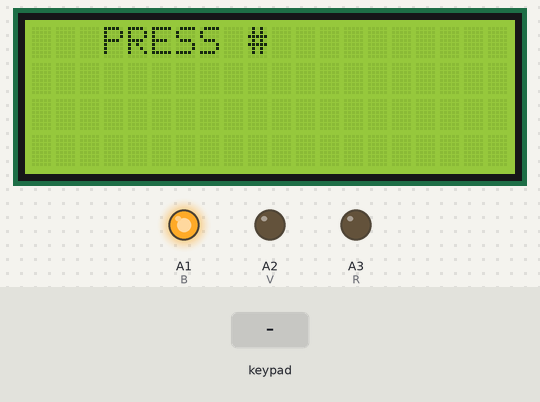
A sketch run on a simulated Arduino Uno, built with avr-gcc and run on an emulated ATmega328P. On the bench: 20×4 character LCD, output pins drawn as LEDs (lit = HIGH). Dashed ring = blinking. Inputs (shaded band) come from the test bench. EEPROM starts erased; pins used as bus, display or sensor lines are not drawn; what the sketch prints to the serial monitor is not drawn.

Above: at 3.3 s.
3.4 s: key '#' pressed
At 4.9 s:
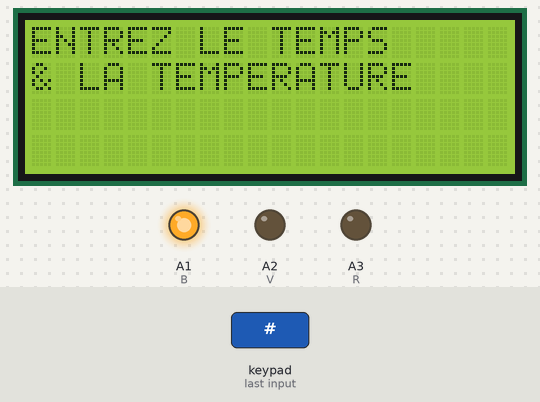
6.4 s: keypad keys 1 3 1 2 1 1 1 0 * pressed 0.4 s apart
At 11.4 s:
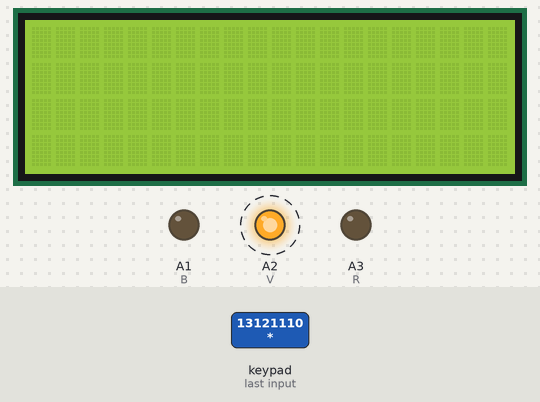
14.5 s: key 'A' pressed
17.5 s: keypad keys 9 8 7 6 # pressed 0.4 s apart
At 22.3 s:
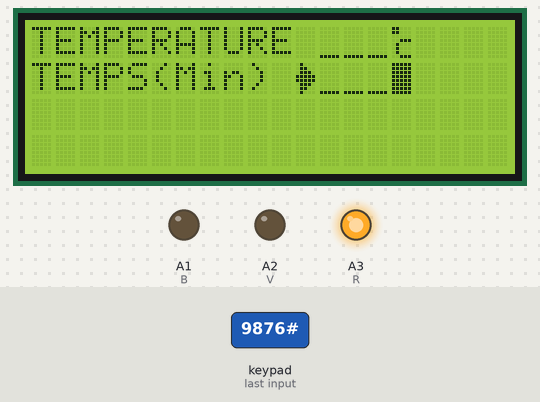
22.5 s: keypad keys 1 3 1 2 1 1 1 0 D pressed 0.4 s apart
At 26.9 s:
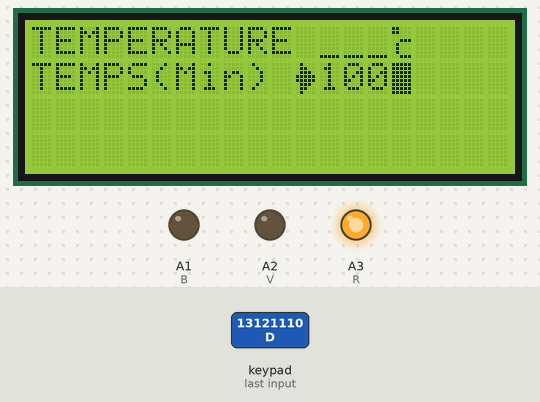
27.6 s: key '*' pressed
At 29.2 s:
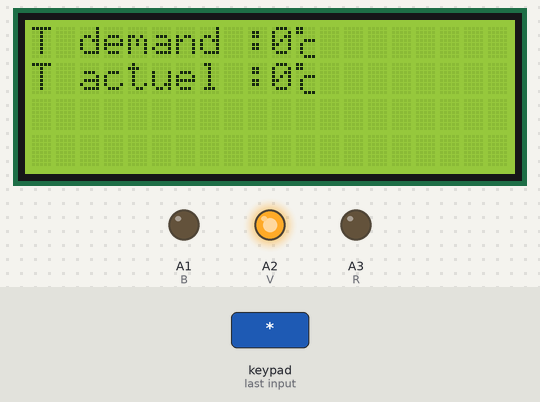
Timing chart, 0 to 30.7 s (numbered marks = the images above; inputs shaded):
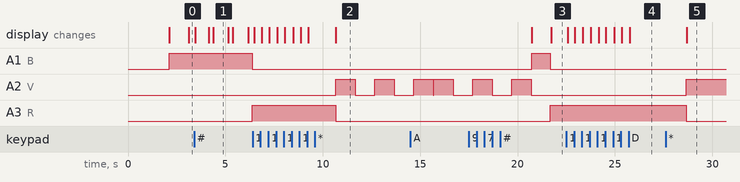

The sketch:

controle_temperature_four.ino
```cpp
#include <EEPROM.h>
#include <Keypad.h>
#include <Wire.h>
#include <LiquidCrystal_I2C.h>
LiquidCrystal_I2C lcd(0x27, 20, 4);
const byte ROWS = 4; //four rows
const byte COLS = 4; //four columns
char hexaKeys[ROWS][COLS] = {
  {'1','2','3','A'},
  {'4','5','6','B'},
  {'7','8','9','C'},
  {'*','0','#','D'}
};
byte rowPins[ROWS] = {13, 12, 11, 10}; //connect to the row pinouts of the keypad
byte colPins[COLS] = {9, 8, 7,6}; //connect to the column pinouts of the keypad
Keypad customKeypad = Keypad( makeKeymap(hexaKeys), rowPins, colPins, ROWS, COLS);
#define relais 9
#define buz 10
#define B A1
#define V A2
#define R A3
int temp_min;
byte customChar[] = {
  B11000,
  B11000,
  B00000,
  B00111,
  B01000,
  B01000,
  B01000,
  B00111
};
byte customChar1[] = {
  B11111,
  B11111,
  B11111,
  B11111,
  B11111,
  B11111,
  B11111,
  B11111
};
byte customChar2[] = {
  B01000,
  B01100,
  B01110,
  B11111,
  B11111,
  B01110,
  B01100,
  B01000
};
byte customChar3[] = {
  B00000,
  B00000,
  B00000,
  B00000,
  B00000,
  B00000,
  B00000,
  B11111
};
int temperature;
unsigned long temps;
boolean scroll;
byte scroll1;
char customKey;
int menu;
byte suiv;
int temperature_ent[4] = {0, 0, 0, 0};
int temps_ent[4] = {0, 0, 0, 0};
int nombre;
int i, j, temps_fin, temper_fin;
int save_i, save_j;
long long temps_convert;
unsigned long temps2;
unsigned long t1;
void setup() {
    pinMode(relais,OUTPUT);
   pinMode(buz,OUTPUT);
    pinMode(R,OUTPUT);
     pinMode(V,OUTPUT);
      pinMode(B,OUTPUT);
  Serial.begin(9600);
  lcd.init();
  lcd.backlight();
  lcd.createChar(0, customChar);
  lcd.createChar(1, customChar1);
  lcd.createChar(2, customChar2);
  lcd.createChar(3, customChar3);
  // lcd.home();
  // lcd.write(0);
  lcd.setCursor(6, 0);
  lcd.print("Hello");
  digitalWrite(buz,1);
  delay(2000);
   digitalWrite(buz,0);
  lcd.clear();
}

void loop() {
  //read_temperature();
  key_pad();
  lcd.clear();
  while (menu == 0) {
    key_pad();
    if (millis() > (temps + 1000)) {
      lcd.clear(); temps = millis(); scroll = !scroll;
      lcd.setCursor(3, scroll);
      if (scroll)lcd.print("APPUYEZ SUR #");
      else lcd.print("PRESS # ");
    }
    digitalWrite(B,1);
    digitalWrite(R,0);
    digitalWrite(V,0);
  }
  while (menu == 1) {
    lcd.setCursor(0, 0);
    lcd.print("ENTREZ LE TEMPS");
    lcd.setCursor(0, 1);
    lcd.print("& LA TEMPERATURE");
    if (millis() > (temps + 1000)) {
      lcd.clear(); temps = millis(); delay(200); suiv += 1;
    }
    if (suiv == 3) menu = 2;
  }
  lcd.clear();
  while (menu == 2) {
     digitalWrite(B,0);
    digitalWrite(R,1);
    digitalWrite(V,0);
    key_pad();
    lcd.setCursor(0, 0);
    lcd.print("TEMPERATURE");
    lcd.setCursor(11, scroll);
    lcd.write(2);
    lcd.setCursor(12, 0);
    if ((i == 0) and save_i == 0) {
      lcd.write(3);
      lcd.write(3);
      lcd.write(3);
    }
    else {
      lcd.setCursor(12, 0); lcd.print(temper_fin);
    }
    lcd.setCursor(15, 0);
    lcd.write(0);
    lcd.setCursor(0, 1);
    lcd.print("TEMPS(Min) ");
    lcd.setCursor(15, 1);
    lcd.write(1);
    if ((j == 0) and (save_j == 0)) {
      lcd.setCursor(12, 1);
      lcd.write(3);
      lcd.write(3);
      lcd.write(3);
    }
    else {
      lcd.setCursor(12, 1);
      lcd.print(temps_fin);
    }
  }
  while (menu == 3) {
     digitalWrite(B,0);
    digitalWrite(R,0);
    digitalWrite(V,1);

    temps = millis();
    lcd.clear();
    while (millis() < (temps + 3000)) {
      com();
      lcd.setCursor(0, 0);
      lcd.print("T demand :");
      lcd.print(temper_fin);

      lcd.write(0);
      lcd.setCursor(0, 1);
      lcd.print("T actuel :");
      lcd.print(temperature);
      lcd.write(0);
    }
    temps = millis();
    lcd.clear();
    while (millis() < (temps + 3000)) {
      com();
      lcd.setCursor(0, 0);
      lcd.print("t demand :");
      lcd.print(temps_fin);
      lcd.print("Min");
      lcd.setCursor(0, 1);
      lcd.print("t resten :");
      lcd.print(temp_min);
      lcd.print("Min");
    }
  }


}
void key_pad() {
  customKey = customKeypad.getKey();
  Serial.println(customKey);
  if (customKey) {
    //Serial.println(customKey);
    convert_char();
    if (customKey == '#') {
      menu += 1;
      lcd.clear();
      if (menu >= 3) {
        menu = 2; scroll = !scroll;
        if (j != 0)save_j = j;
        if (i != 0)save_i = i;

      }
    }
    if (customKey == '*') {
      menu = 3;
      delay(1000);
      j = 0; save_i = 0;
      i = 0; save_j = 0;
      EEPROM.update(0,menu);
      EEPROM.update(1,temper_fin);
      temp_min = temps_fin;
      EEPROM.update(2,temps_fin);
      EEPROM.update(3,temp_min);
      temps2=millis();
      for (int p ; p < 4; p++) {
        temperature_ent[p] = 0;
        temps_ent[p] = 0;
      }
      //Serial.println(menu);
    }
  }
}
void convert_char() {

  if ((customKey != '*') and (customKey != '#') and (menu == 2)) {
    if (customKey == '0') nombre = 0;
    if (customKey == '1') nombre = 1;
    if (customKey == '2') nombre = 2;
    if (customKey == '3') nombre = 3;
    if (customKey == '4') nombre = 4;
    if (customKey == '5') nombre = 5;
    if (customKey == '6') nombre = 6;
    if (customKey == '7') nombre = 7;
    if (customKey == '8') nombre = 8;
    if (customKey == '9') nombre = 9;
    if (scroll == 0) {
      lcd.clear();
      lcd.setCursor(12, 0);
      j = 0;
      if (i == 3)for (int p ; p < 4; p++) {
          temperature_ent[p] = 0;
          i = 0;
        }
      temperature_ent[i] = nombre;
      if (i == 1) {
        temper_fin = (temperature_ent[0] * 10) + temperature_ent[1];
        lcd.print(temper_fin);
        lcd.write(3);
      }
      else if (i == 2) {
        temper_fin = (temperature_ent[0] * 100) + (temperature_ent[1] * 10) + temperature_ent[2];
        lcd.print(temper_fin);
      }
      else {
        temper_fin = temperature_ent[0];
        lcd.print(temper_fin);
        lcd.write(3);
        lcd.write(3);

      }
      Serial.println(temper_fin);
      i += 1;

    }
    if (scroll == 1) {
      i = 0;
      lcd.clear();
      lcd.setCursor(12, 1);
      if (j == 3)for (int p ; p < 4; p++) {
          temps_ent[p] = 0;
          j = 0;
        }
      temps_ent[j] = nombre;
      if (j == 1) {
        temps_fin = (temps_ent[0] * 10) + temps_ent[1];
        lcd.print(temps_fin);;
        lcd.write(3);
      }
      else if (j == 2) {
        temps_fin = (temps_ent[0] * 100) + (temps_ent[1] * 10) + temps_ent[2];
        lcd.print(temps_fin);
      }
      else   {
        temps_fin = temps_ent[0];
        lcd.print(temps_fin);
        lcd.write(3);
        lcd.write(3);
      }
      Serial.println(temps_fin);
      j += 1;
    }
  }
}
void com() {

  if (temperature >= temper_fin) {
    digitalWrite(relais, 0);
    if (millis() > (temps2 + 60000)) {
      temps2 = millis();
      t1 +=1;
      temps_convert =(temps_fin -t1);
      Serial.println(t1);
      temp_min = temps_convert;
      if(t1%2==0){EEPROM.update(3,temp_min); EEPROM.update(4,t1);}
    }
  }
  else digitalWrite(relais, 1);
  customKey = customKeypad.getKey();
  if(temp_min<=0){
    digitalWrite(relais, 0);
    digitalWrite(buz,1);
     digitalWrite(B,0);
    digitalWrite(R,0);
    digitalWrite(V,1);
    delay(1000);
    digitalWrite(V,0);
    delay(1000);
    digitalWrite(V,1);
    delay(1000);
    digitalWrite(V,0);
    delay(1000);
    digitalWrite(V,1);
    delay(1000);
    digitalWrite(V,0);
    digitalWrite(buz,0);
    temps_fin=0;
    temper_fin=0;
    temp_min=0;
    menu=0;
    t1=0;
     EEPROM.update(0,menu);
      EEPROM.update(1,temper_fin);
      EEPROM.update(2,temps_fin);
      EEPROM.update(3,temp_min);
      EEPROM.update(4,t1);


    }
   if(customKey=='*'){
     temps_fin=0;
    temper_fin=0;
    temp_min=0;
    menu=0;
    t1=0;
     EEPROM.update(0,menu);
      EEPROM.update(1,temper_fin);
      EEPROM.update(2,temps_fin);
      EEPROM.update(3,temp_min);
      EEPROM.update(4,t1);
    }
}
```

Measured:
- after the input at 3.4 s, A1 (B): HIGH → LOW after 3.0 s; A3 (R): LOW → HIGH after 3.0 s; the display: changes at once (image 1)
- after the input at 6.4 s, A2 (V): alternates HIGH for 1.0 s and LOW for 1.0 s, starting after 4.3 s; A3 (R): HIGH → LOW after 4.3 s; the display: first changes after 0.08 s (image 2 shows a later state)
- after the input at 17.5 s, A3 (R): LOW → HIGH after 4.2 s; the display: first differs from a run without the input after 4.2 s (image 3)
- after the input at 22.5 s, the display: first changes after 0.07 s (image 4 shows a later state)
- after the input at 27.6 s, A2 (V): LOW → HIGH after 1.1 s; A3 (R): HIGH → LOW after 1.1 s; the display: changes after 1.1 s (image 5)
- what the display in image 1 shows lasts 0.8 s, from 4.4 s to 5.2 s
